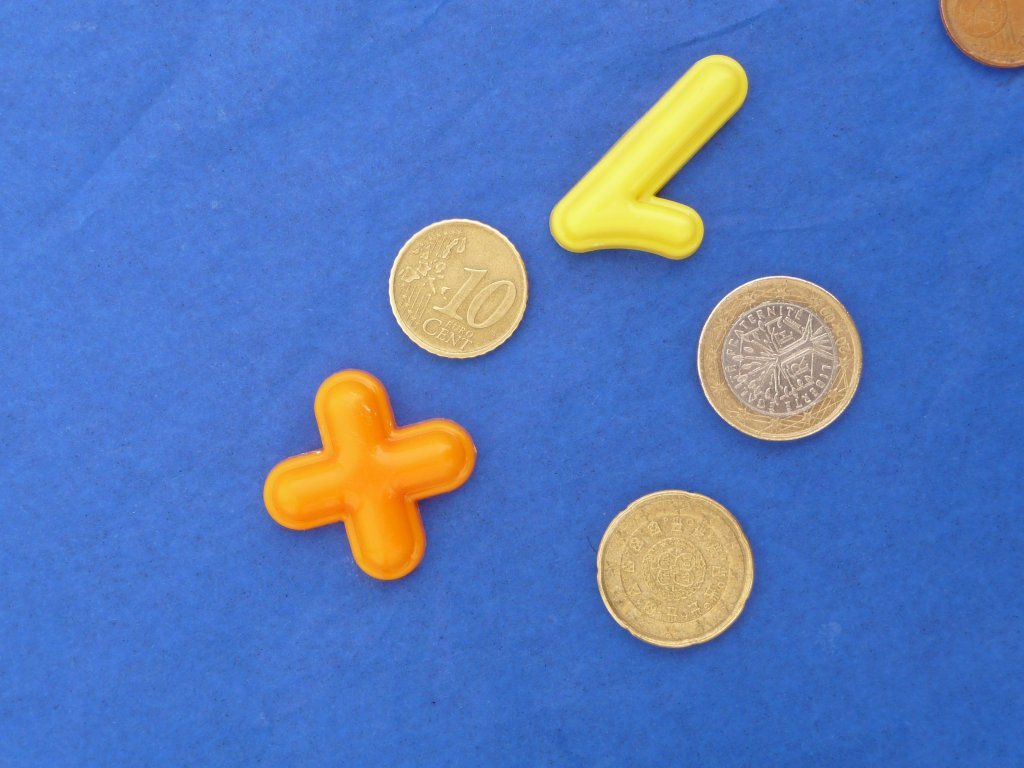
%> input picture BRUNO-1/Moedas3.jpg, 1024 x 768 px
$ octave distanceeachobject.m   (GNU Octave 9; MATLAB toolbox functions it lacks are replaced by stand-ins)
%> lines starting %> are read from the running program, lines starting %| are printed output that depends on the picture; in (x1, y1, x2, y2) boxes, pixels count from 0 and x2, y2 are one past the last pixel; in counts of white or black regions, pixels touching at a corner belong together; the program's own positions count from 1
% Demo to find the closest vectors from one binary blob's boundaries to the other binary blob boundaries.
% Draws lines between each pair of boundaries along the closest distance path.
clc;    % Clear the command window.
close all;  % Close all figures (except those of imtool.)
clear;  % Erase all existing variables. Or clearvars if you want.
workspace;  % Make sure the workspace panel is showing.
format long g;
format compact;
fontSize = 24;

% Check that user has the Image Processing Toolbox installed.
hasIPT = license('test', 'image_toolbox');
if ~hasIPT
	% User does not have the toolbox installed.
	message = sprintf('Sorry, but you do not seem to have the Image Processing Toolbox.\nDo you want to try to continue anyway?');
	reply = questdlg(message, 'Toolbox missing', 'Yes', 'No', 'Yes');
%> the answer given: Yes
	if strcmpi(reply, 'No')
		% User said No, so exit.
		return;
	end
end

%===============================================================================
% Read in a standard MATLAB demo image.
folder = fileparts(which('Moedas3.jpg')); % Determine where demo folder is (works with all versions).
baseFileName = 'Moedas3.jpg';
% Get the full filename, with path prepended.
fullFileName = fullfile(folder, baseFileName);
if ~exist(fullFileName, 'file')
	% Didn't find it there.  Check the search path for it.
	fullFileName = baseFileName; % No path this time.
	if ~exist(fullFileName, 'file')
		% Still didn't find it.  Alert user.
		errorMessage = sprintf('Error: %s does not exist.', fullFileName);
		uiwait(warndlg(errorMessage));
		return;
	end
end
grayImage = imread(fullFileName);
%> grayImage is the input picture: size 768x1024x3 uint8; mean R, G, B 87.3, 121.3, 186.2
% Get the dimensions of the image.
% numberOfColorBands should be = 1.
[rows, columns, numberOfColorBands] = size(grayImage);
if numberOfColorBands > 1
	% It's not really gray scale like we expected - it's color.
	% Convert it to gray scale by taking only the green channel.
	grayImage = grayImage(:, :, 2); % Take green channel.
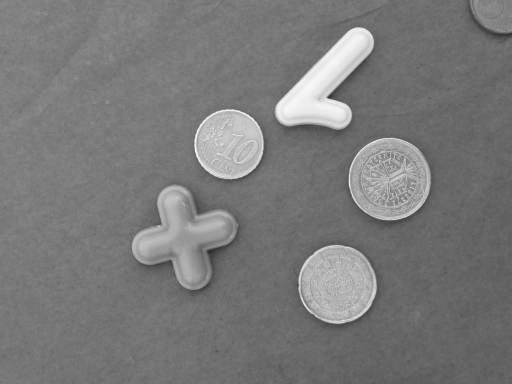
%> grayImage: size 768x1024 uint8 (shown at 1/2 size); min 34, max 255, mean 121.3
end
% Display the original gray scale image.
subplot(2, 2, 1);
imshow(grayImage, []);
title('Original Grayscale Image', 'FontSize', fontSize);
% Enlarge figure to full screen.
set(gcf, 'Units', 'Normalized', 'OuterPosition', [0 0 1 1]);
% Give a name to the title bar.
set(gcf, 'Name', 'Demo by ImageAnalyst', 'NumberTitle', 'Off')

% Let's compute and display the histogram.
[pixelCount, grayLevels] = imhist(grayImage);
%> pixelCount = 256 values, max 23878 at index 121, min 0 at index 1, mean 3072; grayLevels = 256 values from 0 to 255
subplot(2, 2, 2);
bar(grayLevels, pixelCount);
grid on;
title('Histogram of original image', 'FontSize', fontSize);
xlim([0 grayLevels(end)]); % Scale x axis manually.

% Threshold the gray scale image to make a binary image.
binaryImage = grayImage < 200;
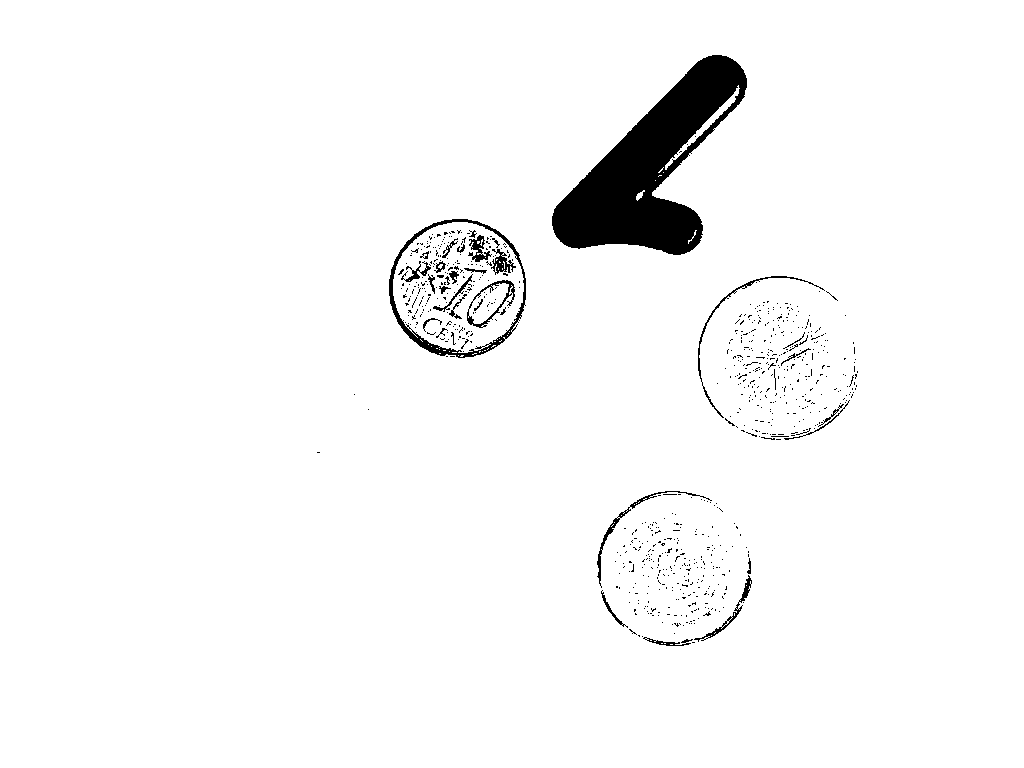
%> binaryImage: size 768x1024 logical; 96.9% white; 782 black regions (749 under 20 px), largest, box (x1, y1, x2, y2) and area: (552, 55, 747, 255) 17067, (389, 219, 526, 358) 1772, (698, 276, 825, 418) 442

% Fill the outline to make it solid so we don't get boundaries
% on both the inside of the shape and the outside of the shape.
binaryImage = imfill(binaryImage, 'holes');
%> binaryImage: size 768x1024 logical; every value is 1
% Get rid of small regions:
binaryImage = bwareaopen(binaryImage, 2500);
% Display the image.
subplot(2, 2, 3);
imshow(binaryImage);
axis on;
title('Binary Image', 'FontSize', fontSize);

% bwboundaries() returns a cell array, where each cell contains the row/column coordinates for an object in the image.
% Plot the borders of all the coins on the original grayscale image using the coordinates returned by bwboundaries.
subplot(2, 2, 4);
imshow(binaryImage);
axis on;
title('Binary Image', 'FontSize', fontSize);
title('Showing Closest Distances', 'FontSize', fontSize);
hold on;
boundaries = bwboundaries(binaryImage);
%> boundaries = 1 boundary; box (x1, y1, x2, y2) and points: (0, 0, 1024, 768) 3581
numberOfBoundaries = size(boundaries, 1);
%> numberOfBoundaries = 1
for k = 1 : numberOfBoundaries
	thisBoundary = boundaries{k};
	plot(thisBoundary(:,2), thisBoundary(:,1), 'r', 'LineWidth', 3);
end
%> this loop made 1 pass
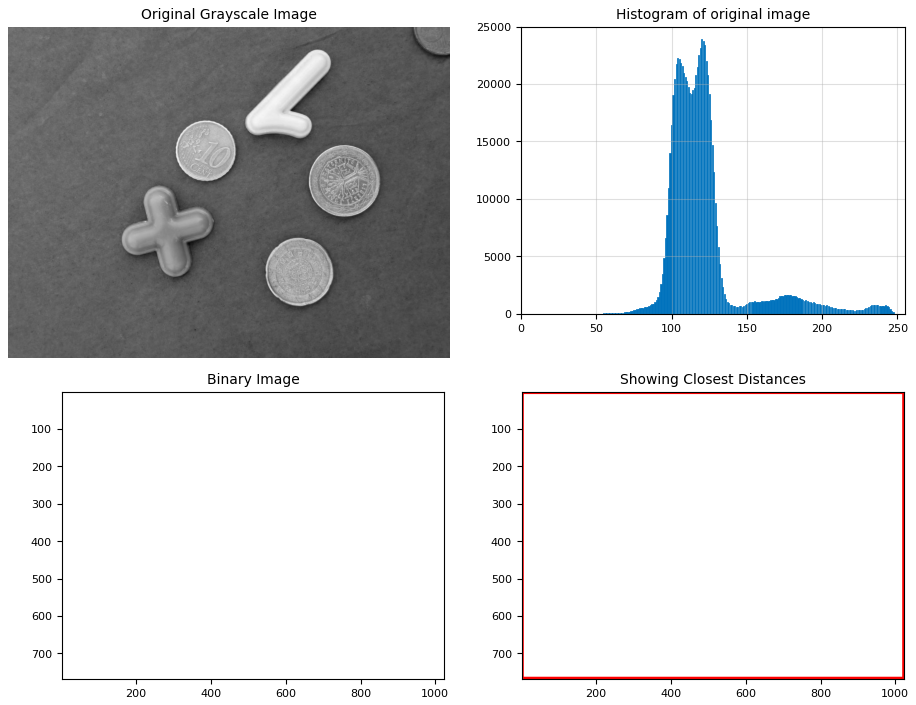
%> figure redrawn from the program's plot data, 4 panels
hold off;

% Define object boundaries
numberOfBoundaries = size(boundaries, 1)
% message = sprintf('Found %d boundaries', numberOfBoundaries);
% uiwait(helpdlg(message));
% Find minimum distance between each pair of boundaries
for b1 = 1 : numberOfBoundaries
	for b2 = 1 : numberOfBoundaries
		if b1 == b2
			% Can't find distance between the region and itself
			continue;
		end
		boundary1 = boundaries{b1};
		boundary2 = boundaries{b2};
		boundary1x = boundary1(:, 2);
		boundary1y = boundary1(:, 1);
		x1=1;
		y1=1;
		x2=1;
		y2=1;
		overallMinDistance = inf; % Initialize.
		% For every point in boundary 2, find the distance to every point in boundary 1.
		for k = 1 : size(boundary2, 1)
			% Pick the next point on boundary 2.
			boundary2x = boundary2(k, 2);
			boundary2y = boundary2(k, 1);
			% For this point, compute distances from it to all points in boundary 1.
			allDistances = sqrt((boundary1x - boundary2x).^2 + (boundary1y - boundary2y).^2);
			% Find closest point, min distance.
			[minDistance(k), indexOfMin] = min(allDistances);
			if minDistance(k) < overallMinDistance
				x1 = boundary1x(indexOfMin);
				y1 = boundary1y(indexOfMin);
				x2 = boundary2x;
				y2 = boundary2y;
				overallMinDistance = minDistance(k);
			end
		end
		% Find the overall min distance
		minDistance = min(minDistance);
		% Report to command window.
		fprintf('The minimum distance from region %d to region %d is %.3f pixels\n', b1, b2, minDistance);

		% Draw a line between point 1 and 2
		line([x1, x2], [y1, y2], 'Color', 'y', 'LineWidth', 3);
	end
end

$ run again, with BRUNO-1/Moedas1.jpg copied over BRUNO-1/Moedas3.jpg
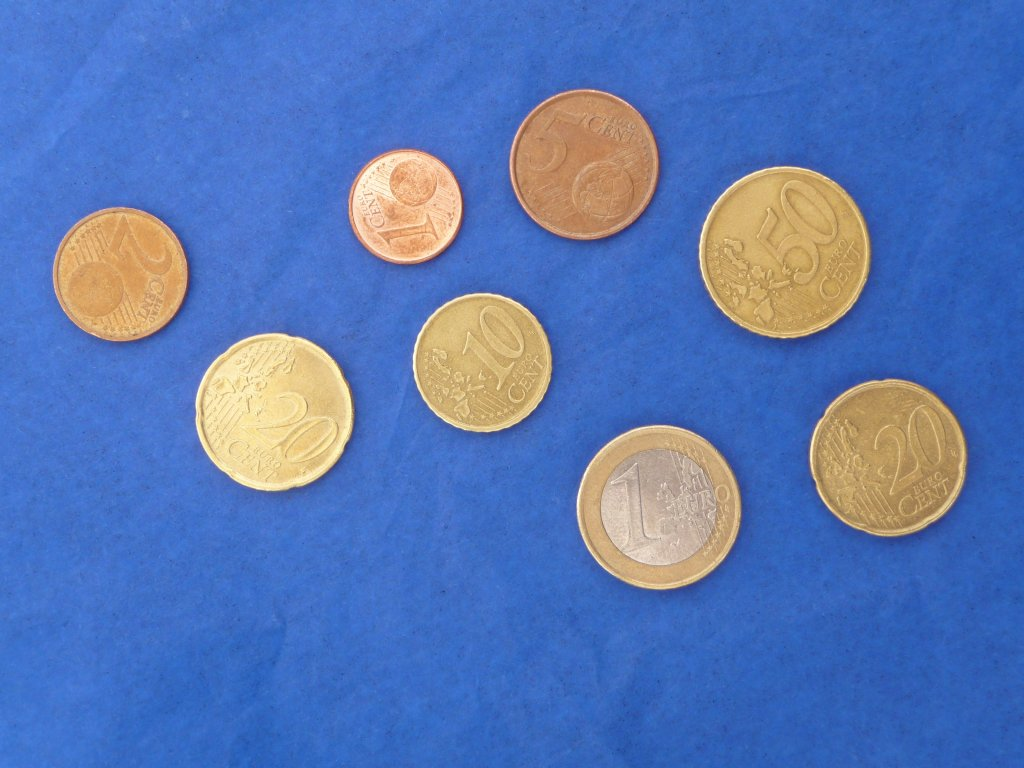
%> input picture BRUNO-1/Moedas1.jpg, 1024 x 768 px
%> grayImage is the input picture: size 768x1024x3 uint8; mean R, G, B 87.8, 118.8, 181
%> grayImage: size 768x1024 uint8
%> pixelCount = 256 values, max 22250 at index 114, min 0 at index 1, mean 3072; grayLevels = 256 values from 0 to 255
%> `binaryImage = grayImage < 200;`:
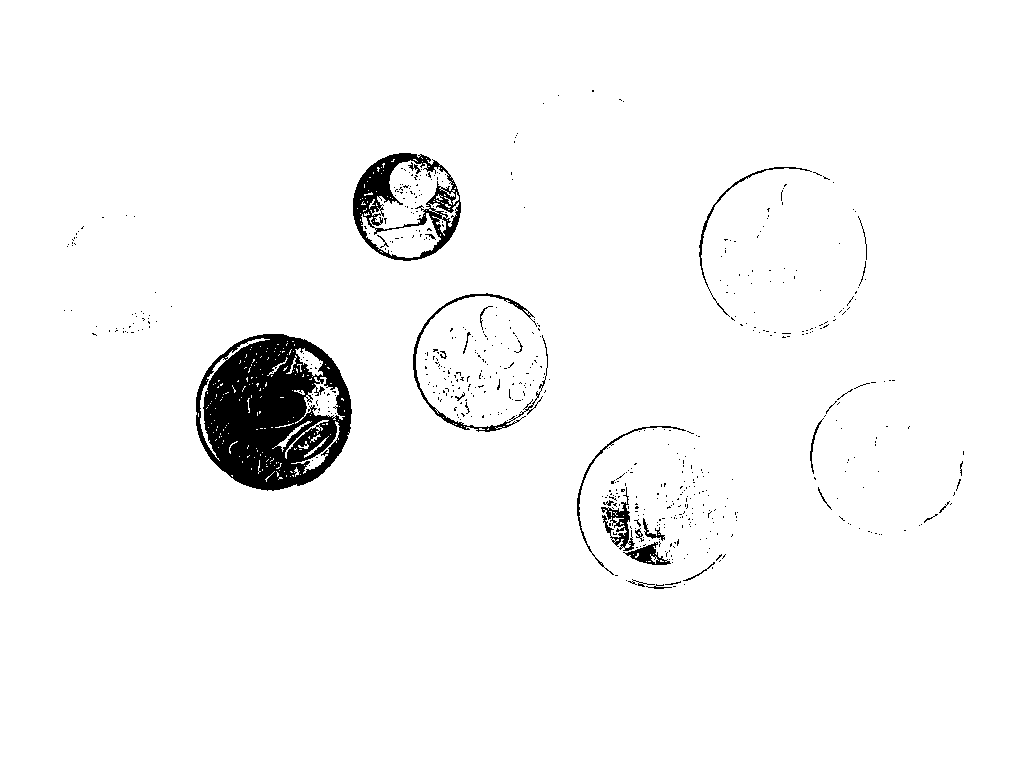
%> binaryImage: size 768x1024 logical; 96.8% white; 593 black regions (563 under 20 px), largest, box (x1, y1, x2, y2) and area: (196, 334, 352, 491) 16082, (353, 153, 461, 261) 3811, (413, 293, 548, 432) 1149
%> boundaries = 1 boundary; box (x1, y1, x2, y2) and points: (0, 0, 1024, 768) 3581
%> numberOfBoundaries = 1
%> the loop `for k = 1 : numberOfBoundaries` made 1 pass
%> after the loop `for k = 1 : numberOfBoundaries`:
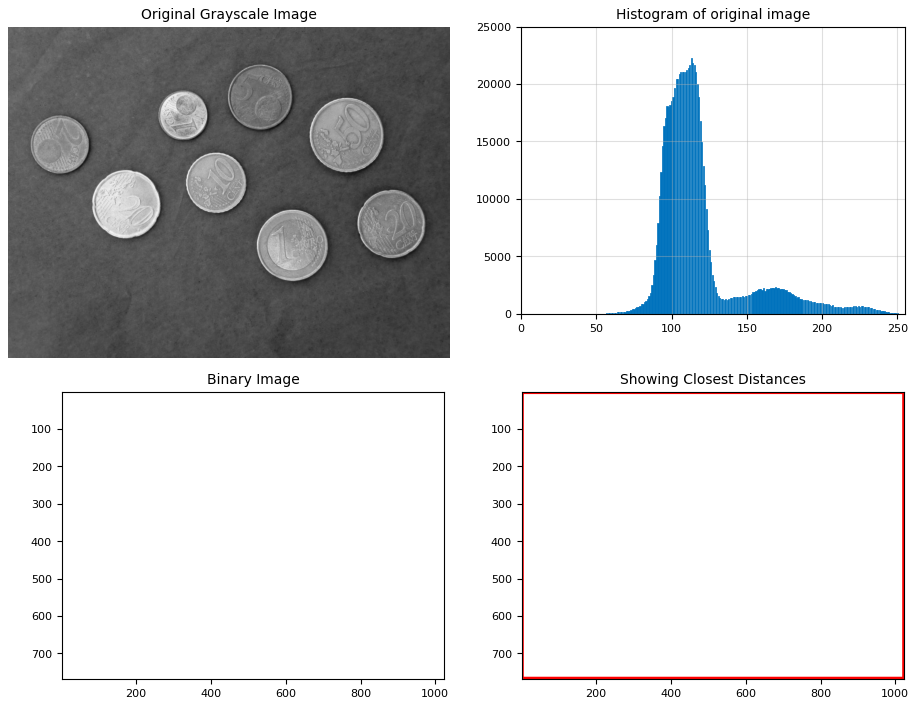
%> figure redrawn from the program's plot data, 4 panels
%> the loop `for b1 = 1 : numberOfBoundaries` made 1 pass
